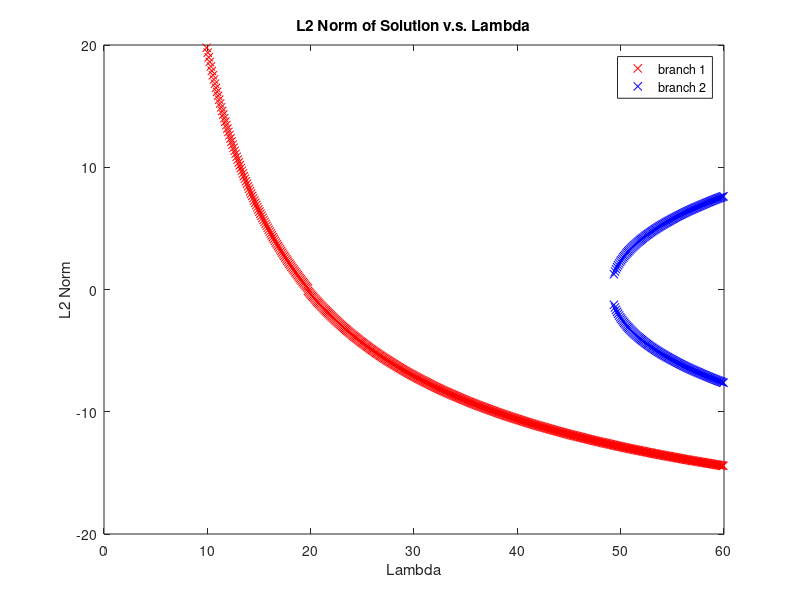

Reproduce this figure in MATLAB.
load a.mat;

plot(norm_b1_hill_x, norm_b1_hill_y, 'rx'); % branch 1 hill
hold on;
plot(norm_b2_hill_x, norm_b2_hill_y, 'bx'); % branch 2 hill
plot(norm_b1_bowl_x, -norm_b1_bowl_y, 'rx'); % branch 1 bowl
plot(norm_b2_bowl_x, -norm_b2_bowl_y, 'bx'); % branch 2 bowl
title('L2 Norm of Solution v.s. Lambda');
legend('branch 1', 'branch 2', 'location', 'northeast');
xlabel('Lambda');
ylabel('L2 Norm');
hold off;

xlim([0 60]);
ylim([-20 20]);
